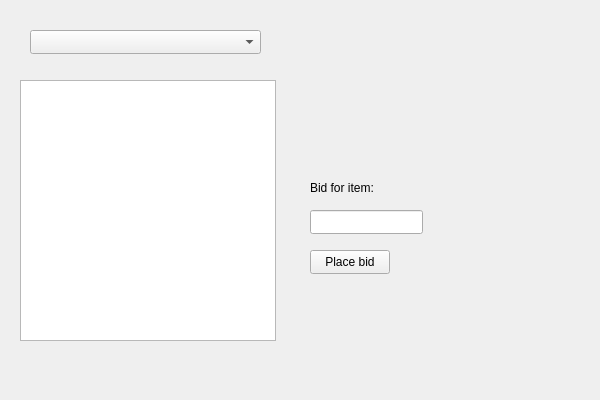
<?xml version="1.0" encoding="UTF-8"?>
<ui version="4.0">
 <class>User_WindowClass</class>
 <widget class="QWidget" name="User_WindowClass">
  <property name="geometry">
   <rect>
    <x>0</x>
    <y>0</y>
    <width>600</width>
    <height>400</height>
   </rect>
  </property>
  <property name="windowTitle">
   <string>User_Window</string>
  </property>
  <widget class="QListWidget" name="item_list">
   <property name="geometry">
    <rect>
     <x>20</x>
     <y>80</y>
     <width>256</width>
     <height>261</height>
    </rect>
   </property>
  </widget>
  <widget class="QComboBox" name="comboBox">
   <property name="geometry">
    <rect>
     <x>30</x>
     <y>30</y>
     <width>231</width>
     <height>24</height>
    </rect>
   </property>
  </widget>
  <widget class="QPushButton" name="bid_button">
   <property name="geometry">
    <rect>
     <x>310</x>
     <y>250</y>
     <width>80</width>
     <height>24</height>
    </rect>
   </property>
   <property name="text">
    <string>Place bid</string>
   </property>
  </widget>
  <widget class="QLineEdit" name="bid_line_edit">
   <property name="geometry">
    <rect>
     <x>310</x>
     <y>210</y>
     <width>113</width>
     <height>24</height>
    </rect>
   </property>
  </widget>
  <widget class="QLabel" name="label">
   <property name="geometry">
    <rect>
     <x>310</x>
     <y>180</y>
     <width>71</width>
     <height>16</height>
    </rect>
   </property>
   <property name="text">
    <string>Bid for item:</string>
   </property>
  </widget>
 </widget>
 <layoutdefault spacing="6" margin="11"/>
 <resources/>
 <connections/>
</ui>
